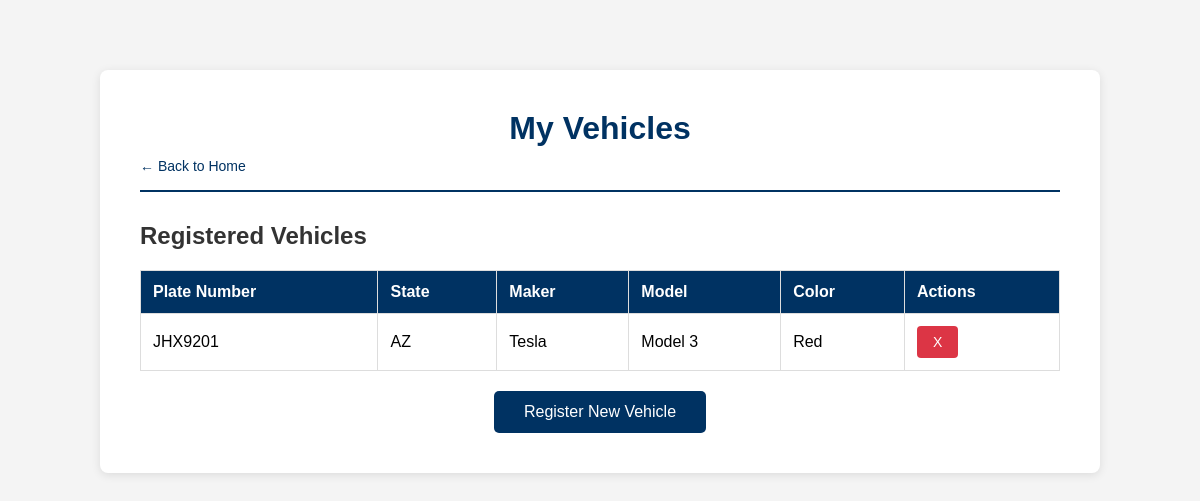
The app's page /view_vehicles (signed in) with its own data.
### tables this page shows
CREATE TABLE vehicles (
    v_vehicleskey integer PRIMARY KEY,
    v_userkey integer not null,
    v_plateno varchar(7) not null,
    v_platestate varchar(20),
    v_maker varchar(20),
    v_model varchar(10),
    v_color varchar(10),

    FOREIGN KEY (v_userkey) REFERENCES users(u_userkey)
);

### app.py (the view, shortened to what this page needs)
@app.route('/view_vehicles', methods=['GET', 'POST'])
@login_required
def view_vehicles():
    conn = sqlite3.connect('instance/data.sqlite')
    cursor = conn.cursor()
    error = None
    cursor.execute("""
        SELECT v_vehicleskey, v_plateno, v_platestate, v_maker, v_model, v_color
        FROM vehicles WHERE v_userkey = ?
        ORDER BY v_vehicleskey DESC
    """, [current_user.u_userkey])
    vehicles = cursor.fetchall()
    conn.close()
    return render_template("view_vehicles.html", vehicles=vehicles, error=error, username=current_user.username)

### app.py (called while the page is built)
@login_manager.user_loader
def load_user(user_id):
    return User.query.get(int(user_id))

### templates/view_vehicles.html (shortened to what this page needs)
<!DOCTYPE html>
<html lang="en">
<head>
    <link rel="stylesheet" href="{{ url_for('static', filename='style.css') }}">
</head>
<body>
    <div class="container">
        <header>
            <h1>My Vehicles</h1>
            <a href="{{ url_for('home') }}" class="back-link">← Back to Home</a>
        </header>
        <main>
            <h2>Registered Vehicles</h2>
            {% if vehicles %}
                <table>
                    <thead>
                        <tr>
                            <th>Plate Number</th>
                            <th>State</th>
                            <th>Maker</th>
                            <th>Model</th>
                            <th>Color</th>
                            <th>Actions</th>
                        </tr>
                    </thead>
                    <tbody>
                        {% for vehicle in vehicles %}
                        <tr>
                            <td>{{ vehicle[1] }}</td>
                            <td>{{ vehicle[2] }}</td>
                            <td>{{ vehicle[3] }}</td>
                            <td>{{ vehicle[4] }}</td>
                            <td>{{ vehicle[5] }}</td>
                            <td>
                                <form method="POST" action="{{ url_for('view_vehicles') }}" style="display:inline;">
                                    <button type="submit" class="delete-btn"
                                            onclick="return confirm('Are you sure you want to delete this vehicle?')">
                                        X
                                    </button>
                                </form>
                            </td>
                        </tr>
                        {% endfor %}
                    </tbody>
                </table>
            {% else %}
                <p class="no-data">You haven't registered any vehicles yet.</p>
            {% endif %}
            <div class="button-container">
                <button class="primary-btn" onclick="window.location.href='{{ url_for('reg_vehicle') }}'">Register New Vehicle</button>
            </div>
        </main>
    </div>
</body>
</html>

### static/style.css (style rules this page uses)
* { margin: 0; padding: 0; box-sizing: border-box; }
body { font-family: Arial, sans-serif; background-color: #f4f4f4; padding: 20px; }
.container, .home-container, .div_border { max-width: 600px; margin: 50px auto; padding: 40px; background: white; border-radius: 8px; box-shadow: 0 2px 10px rgba(0,0,0,0.1); }
.container { max-width: 1000px; }
h1 { color: #003262; text-align: center; margin-bottom: 10px; }
h2 { color: #333; margin-bottom: 20px; }
header { margin-bottom: 30px; border-bottom: 2px solid #003262; padding-bottom: 15px; }
a { color: #003262; text-decoration: none; }
.back-link { font-size: 14px; }
.container table { width: 100%; border-collapse: collapse; margin-bottom: 20px; }
.container table th, .container table td { border: 1px solid #ddd; padding: 12px; text-align: left; }
.container table thead { background-color: #003262; color: white; }
button, .primary-btn, .button_login { background-color: #003262; color: white; border: none; padding: 12px 30px; font-size: 16px; border-radius: 5px; cursor: pointer; transition: background-color 0.3s; }
.delete-btn { background-color: #dc3545; color: white; border: none; padding: 8px 16px; font-size: 14px; border-radius: 4px; cursor: pointer; transition: background-color 0.3s; }
.centerAlign, .button-container, .button_container { text-align: center; }

### records on screen
vehicles: v_plateno "JHX9201", v_platestate "AZ", v_maker "Tesla", v_model "Model 3", v_color "Red"
